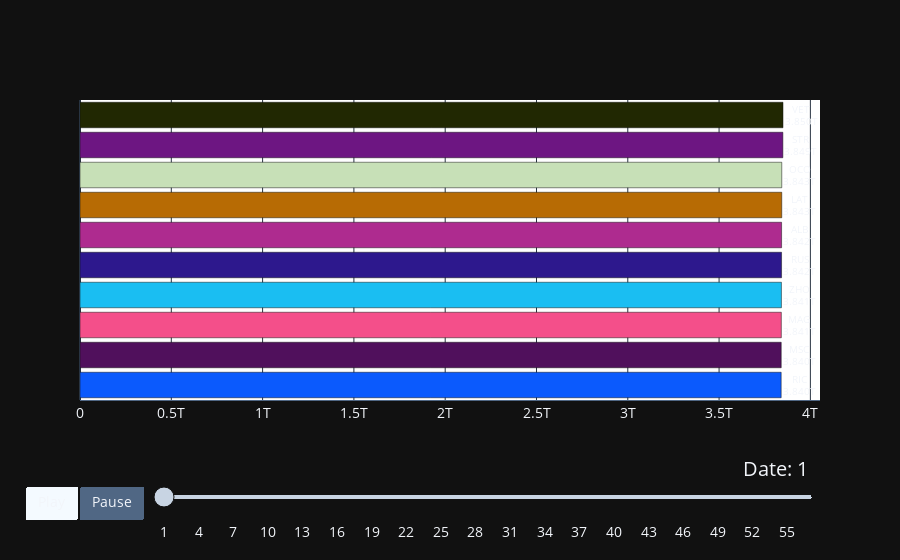

Notebook code cell kept with this figure:
### Code cell
raceplot = barplot(df = race, item_column='Driver', time_column='LapNumber', value_column='Time')
raceplot.plot()

### Figure 1 — Plotly figure (JSON) as saved in the notebook; plotly's stock layout.template omitted (floating-point values rounded to 4 significant figures)
{"data": [{"cliponaxis": false, "hoverinfo": "all", "marker": {"color": ["rgb(11, 90, 253)", "rgb(80, 16, 92)", "rgb(244, 79, 138)", "rgb(26, 190, 242)", "rgb(45, 24, 141)", "rgb(174, 43, 143)", "rgb(183, 107, 4)", "rgb(199, 224, 183)", "rgb(109, 22, 130)", "rgb(33, 40, 2)"]}, "orientation": "h", "textangle": 0, "textposition": "outside", "texttemplate": "%{y}<br>%{x:.4s}", "type": "bar", "x": [3840006000000, 3840265000000, 3840825000000, 3841389000000, 3842046000000, 3842210000000, 3843185000000, 3843322000000, 3849252000000, 3849987000000], "y": ["RIC", "MSC", "MAG", "ZHO", "RUS", "ALB", "LAT", "OCO", "STR", "VET"]}], "layout": {"bargap": 0.15, "font": {"size": 14}, "plot_bgcolor": "#FFFFFF", "sliders": [{"active": 0, "currentvalue": {"font": {"size": 20}, "prefix": "Date: ", "visible": true, "xanchor": "right"}, "len": 0.9, "pad": {"b": 10, "t": 50}, "steps": [{"args": [["1"], {"frame": {"duration": 500, "redraw": false}, "mode": "immediate", "transition": {"duration": 500}}], "label": "1", "method": "animate"}, {"args": [["2"], {"frame": {"duration": 500, "redraw": false}, "mode": "immediate", "transition": {"duration": 500}}], "label": "2", "method": "animate"}, {"args": [["3"], {"frame": {"duration": 500, "redraw": false}, "mode": "immediate", "transition": {"duration": 500}}], "label": "3", "method": "animate"}, {"args": [["4"], {"frame": {"duration": 500, "redraw": false}, "mode": "immediate", "transition": {"duration": 500}}], "label": "4", "method": "animate"}, {"args": [["5"], {"frame": {"duration": 500, "redraw": false}, "mode": "immediate", "transition": {"duration": 500}}], "label": "5", "method": "animate"}, {"args": [["6"], {"frame": {"duration": 500, "redraw": false}, "mode": "immediate", "transition": {"duration": 500}}], "label": "6", "method": "animate"}, {"args": [["7"], {"frame": {"duration": 500, "redraw": false}, "mode": "immediate", "transition": {"duration": 500}}], "label": "7", "method": "animate"}, {"args": [["8"], {"frame": {"duration": 500, "redraw": false}, "mode": "immediate", "transition": {"duration": 500}}], "label": "8", "method": "animate"}, {"args": [["9"], {"frame": {"duration": 500, "redraw": false}, "mode": "immediate", "transition": {"duration": 500}}], "label": "9", "method": "animate"}, {"args": [["10"], {"frame": {"duration": 500, "redraw": false}, "mode": "immediate", "transition": {"duration": 500}}], "label": "10", "method": "animate"}, {"args": [["11"], {"frame": {"duration": 500, "redraw": false}, "mode": "immediate", "transition": {"duration": 500}}], "label": "11", "method": "animate"}, {"args": [["12"], {"frame": {"duration": 500, "redraw": false}, "mode": "immediate", "transition": {"duration": 500}}], "label": "12", "method": "animate"}, {"args": [["13"], {"frame": {"duration": 500, "redraw": false}, "mode": "immediate", "transition": {"duration": 500}}], "label": "13", "method": "animate"}, {"args": [["14"], {"frame": {"duration": 500, "redraw": false}, "mode": "immediate", "transition": {"duration": 500}}], "label": "14", "method": "animate"}, {"args": [["15"], {"frame": {"duration": 500, "redraw": false}, "mode": "immediate", "transition": {"duration": 500}}], "label": "15", "method": "animate"}, {"args": [["16"], {"frame": {"duration": 500, "redraw": false}, "mode": "immediate", "transition": {"duration": 500}}], "label": "16", "method": "animate"}, {"args": [["17"], {"frame": {"duration": 500, "redraw": false}, "mode": "immediate", "transition": {"duration": 500}}], "label": "17", "method": "animate"}, {"args": [["18"], {"frame": {"duration": 500, "redraw": false}, "mode": "immediate", "transition": {"duration": 500}}], "label": "18", "method": "animate"}, {"args": [["19"], {"frame": {"duration": 500, "redraw": false}, "mode": "immediate", "transition": {"duration": 500}}], "label": "19", "method": "animate"}, {"args": [["20"], {"frame": {"duration": 500, "redraw": false}, "mode": "immediate", "transition": {"duration": 500}}], "label": "20", "method": "animate"}, {"args": [["21"], {"frame": {"duration": 500, "redraw": false}, "mode": "immediate", "transition": {"duration": 500}}], "label": "21", "method": "animate"}, {"args": [["22"], {"frame": {"duration": 500, "redraw": false}, "mode": "immediate", "transition": {"duration": 500}}], "label": "22", "method": "animate"}, {"args": [["23"], {"frame": {"duration": 500, "redraw": false}, "mode": "immediate", "transition": {"duration": 500}}], "label": "23", "method": "animate"}, {"args": [["24"], {"frame": {"duration": 500, "redraw": false}, "mode": "immediate", "transition": {"duration": 500}}], "label": "24", "method": "animate"}, {"args": [["25"], {"frame": {"duration": 500, "redraw": false}, "mode": "immediate", "transition": {"duration": 500}}], "label": "25", "method": "animate"}, {"args": [["26"], {"frame": {"duration": 500, "redraw": false}, "mode": "immediate", "transition": {"duration": 500}}], "label": "26", "method": "animate"}, {"args": [["27"], {"frame": {"duration": 500, "redraw": false}, "mode": "immediate", "transition": {"duration": 500}}], "label": "27", "method": "animate"}, {"args": [["28"], {"frame": {"duration": 500, "redraw": false}, "mode": "immediate", "transition": {"duration": 500}}], "label": "28", "method": "animate"}, {"args": [["29"], {"frame": {"duration": 500, "redraw": false}, "mode": "immediate", "transition": {"duration": 500}}], "label": "29", "method": "animate"}, {"args": [["30"], {"frame": {"duration": 500, "redraw": false}, "mode": "immediate", "transition": {"duration": 500}}], "label": "30", "method": "animate"}, {"args": [["31"], {"frame": {"duration": 500, "redraw": false}, "mode": "immediate", "transition": {"duration": 500}}], "label": "31", "method": "animate"}, {"args": [["32"], {"frame": {"duration": 500, "redraw": false}, "mode": "immediate", "transition": {"duration": 500}}], "label": "32", "method": "animate"}, {"args": [["33"], {"frame": {"duration": 500, "redraw": false}, "mode": "immediate", "transition": {"duration": 500}}], "label": "33", "method": "animate"}, {"args": [["34"], {"frame": {"duration": 500, "redraw": false}, "mode": "immediate", "transition": {"duration": 500}}], "label": "34", "method": "animate"}, {"args": [["35"], {"frame": {"duration": 500, "redraw": false}, "mode": "immediate", "transition": {"duration": 500}}], "label": "35", "method": "animate"}, {"args": [["36"], {"frame": {"duration": 500, "redraw": false}, "mode": "immediate", "transition": {"duration": 500}}], "label": "36", "method": "animate"}, {"args": [["37"], {"frame": {"duration": 500, "redraw": false}, "mode": "immediate", "transition": {"duration": 500}}], "label": "37", "method": "animate"}, {"args": [["38"], {"frame": {"duration": 500, "redraw": false}, "mode": "immediate", "transition": {"duration": 500}}], "label": "38", "method": "animate"}, {"args": [["39"], {"frame": {"duration": 500, "redraw": false}, "mode": "immediate", "transition": {"duration": 500}}], "label": "39", "method": "animate"}, {"args": [["40"], {"frame": {"duration": 500, "redraw": false}, "mode": "immediate", "transition": {"duration": 500}}], "label": "40", "method": "animate"}, {"args": [["41"], {"frame": {"duration": 500, "redraw": false}, "mode": "immediate", "transition": {"duration": 500}}], "label": "41", "method": "animate"}, {"args": [["42"], {"frame": {"duration": 500, "redraw": false}, "mode": "immediate", "transition": {"duration": 500}}], "label": "42", "method": "animate"}, {"args": [["43"], {"frame": {"duration": 500, "redraw": false}, "mode": "immediate", "transition": {"duration": 500}}], "label": "43", "method": "animate"}, {"args": [["44"], {"frame": {"duration": 500, "redraw": false}, "mode": "immediate", "transition": {"duration": 500}}], "label": "44", "method": "animate"}, {"args": [["45"], {"frame": {"duration": 500, "redraw": false}, "mode": "immediate", "transition": {"duration": 500}}], "label": "45", "method": "animate"}, {"args": [["46"], {"frame": {"duration": 500, "redraw": false}, "mode": "immediate", "transition": {"duration": 500}}], "label": "46", "method": "animate"}, {"args": [["47"], {"frame": {"duration": 500, "redraw": false}, "mode": "immediate", "transition": {"duration": 500}}], "label": "47", "method": "animate"}, {"args": [["48"], {"frame": {"duration": 500, "redraw": false}, "mode": "immediate", "transition": {"duration": 500}}], "label": "48", "method": "animate"}, {"args": [["49"], {"frame": {"duration": 500, "redraw": false}, "mode": "immediate", "transition": {"duration": 500}}], "label": "49", "method": "animate"}, {"args": [["50"], {"frame": {"duration": 500, "redraw": false}, "mode": "immediate", "transition": {"duration": 500}}], "label": "50", "method": "animate"}, {"args": [["51"], {"frame": {"duration": 500, "redraw": false}, "mode": "immediate", "transition": {"duration": 500}}], "label": "51", "method": "animate"}, {"args": [["52"], {"frame": {"duration": 500, "redraw": false}, "mode": "immediate", "transition": {"duration": 500}}], "label": "52", "method": "animate"}, {"args": [["53"], {"frame": {"duration": 500, "redraw": false}, "mode": "immediate", "transition": {"duration": 500}}], "label": "53", "method": "animate"}, {"args": [["54"], {"frame": {"duration": 500, "redraw": false}, "mode": "immediate", "transition": {"duration": 500}}], "label": "54", "method": "animate"}, {"args": [["55"], {"frame": {"duration": 500, "redraw": false}, "mode": "immediate", "transition": {"duration": 500}}], "label": "55", "method": "animate"}, {"args": [["56"], {"frame": {"duration": 500, "redraw": false}, "mode": "immediate", "transition": {"duration": 500}}], "label": "56", "method": "animate"}, {"args": [["57"], {"frame": {"duration": 500, "redraw": false}, "mode": "immediate", "transition": {"duration": 500}}], "label": "57", "method": "animate"}], "transition": {"duration": 300, "easing": "cubic-in-out"}, "x": 0.1, "xanchor": "left", "y": 0, "yanchor": "top"}], "updatemenus": [{"buttons": [{"args": [null, {"frame": {"duration": 500, "redraw": false}, "fromcurrent": true, "transition": {"duration": 500, "easing": "quadratic-in-out"}}], "label": "Play", "method": "animate"}, {"args": [[null], {"frame": {"duration": 0, "redraw": false}, "mode": "immediate", "transition": {"duration": 0}}], "label": "Pause", "method": "animate"}], "direction": "left", "pad": {"r": 10, "t": 87}, "showactive": true, "type": "buttons", "x": 0.1, "xanchor": "right", "y": 0, "yanchor": "top"}], "xaxis": {"range": [0, "P0DT2H37M53.429S"], "showline": true, "visible": true}, "yaxis": {"showline": false, "visible": false}}}
